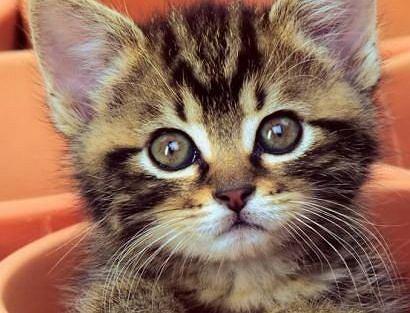
%> input picture mzmo_lab1/kotek.jpg, 410 x 313 px
$ octave zad1.m   (GNU Octave 9; MATLAB toolbox functions it lacks are replaced by stand-ins)
%> lines starting %> are read from the running program, lines starting %| are printed output that depends on the picture; in (x1, y1, x2, y2) boxes, pixels count from 0 and x2, y2 are one past the last pixel; in counts of white or black regions, pixels touching at a corner belong together; the program's own positions count from 1
scaleFactor = 0.6

I = imread('kotek.jpg');
%> I is the input picture: size 313x410x3 uint8; mean R, G, B 142.3, 106.6, 88.1

%sprawdzenie formatu obrazka
validate(I)

I = im2double(I);
%> I: size 313x410x3 double

%sprawdzenie wielkosci obrazka
[y, x]=size(I);
%> y = 313; x = 1230
if(x>2750 && y>770)
    I = imresize(I, scaleFactor);
end

I1 = rgb2gray(I);
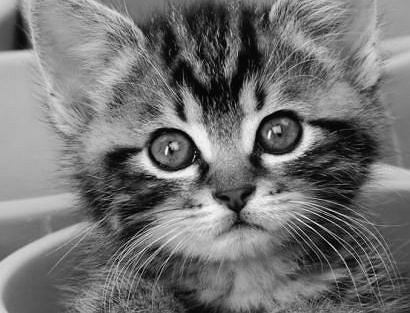
%> I1: size 313x410 double; min 0.00703, max 0.996, mean 0.452
values = zeros(100,1);
i=1;

%petla
for prog = 0.01:0.01:1

    %progowanie
    I2 = I1>prog;

    %świateczne kolory ?
    I(:,:,1) = I2;
    I(:,:,3) = ~I2;
    I(:,:,2) = 0;

    imshow(I)

    %zliczanie jedynek
    counter=sum(I2(:));
    values(i) = counter;
    %values=[counter;values(1:end-1)];
    i=i+1;
end
%> this loop made 100 passes
%> counter on passes 1 to 12: 128313, 127996, 127198, 126223, 125381, 124327, 123427, 122442, 121506, 120567, 119608, 118645
%> pass 1, `I2 = I1>prog;`:
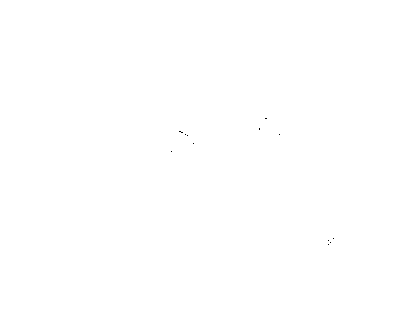
%> I2: size 313x410 logical; 100% white; black in thin lines or dots, all inside (x1, y1, x2, y2) = (171, 118, 334, 245)
%> pass 1, `imshow(I)`:
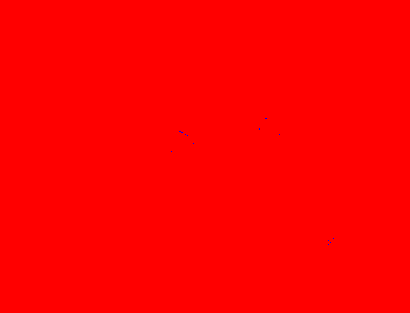
%> displayed picture: size 313x410x3, on the screen's scale of 0 to 255; mean R, G, B 255, 0, 0
%> pass 2, `I2 = I1>prog;`:
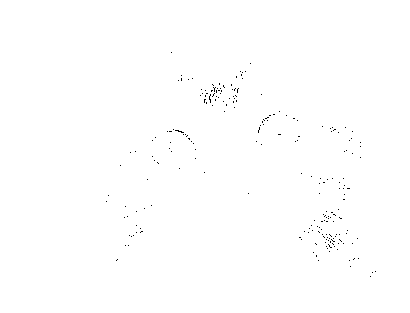
%> I2: size 313x410 logical; 99.7% white; black in thin lines or dots, all inside (x1, y1, x2, y2) = (106, 52, 376, 277)
%> pass 2, `imshow(I)`:
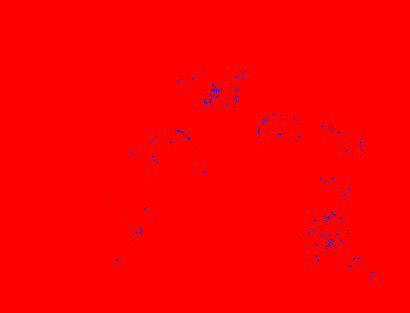
%> displayed picture: size 313x410x3, on the screen's scale of 0 to 255; mean R, G, B 254.3, 0, 0.7
%> after the loop:
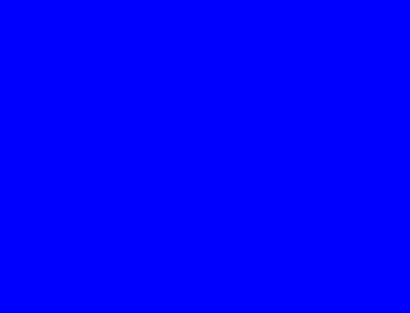
%> I: size 313x410x3 double; mean R, G, B 0, 0, 1
%> after the loop, i = 101; values = 100 values, max 128313 at index 1, min 0 at index 100, mean 57319.1

figure
plot((0.01:0.01:1),values)
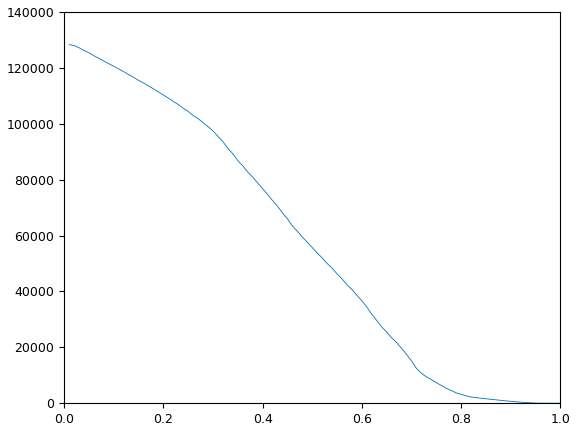
%> figure redrawn from the program's plot data; curve peaks at x = 0.01, y = 128313

function validate(img)
    assert(ndims(img)==3 && size(img,3)==3, 'Not proper number of dimensions.')
    validateattributes(img, {'double' 'uint8' 'uint16' 'int16' 'single'},{});% RGB image
end
